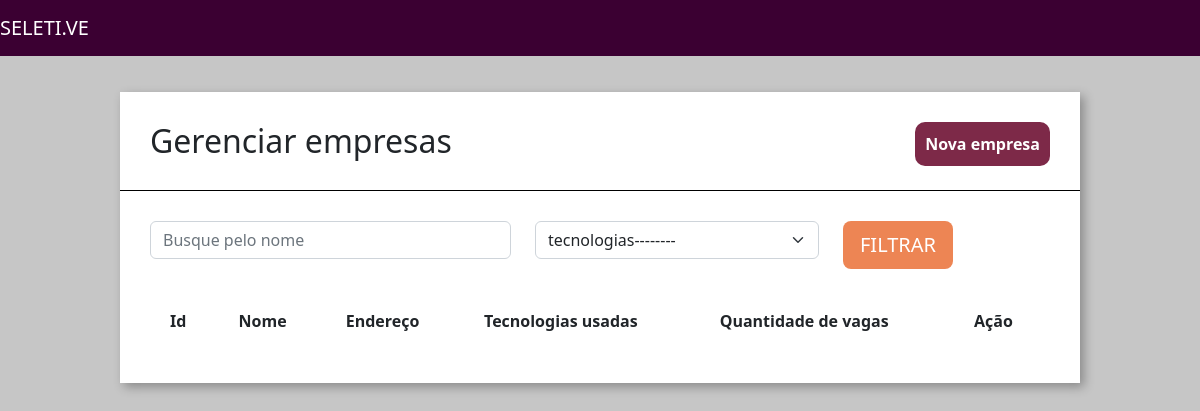
The page /home/empresas/ on the database as committed earlier.
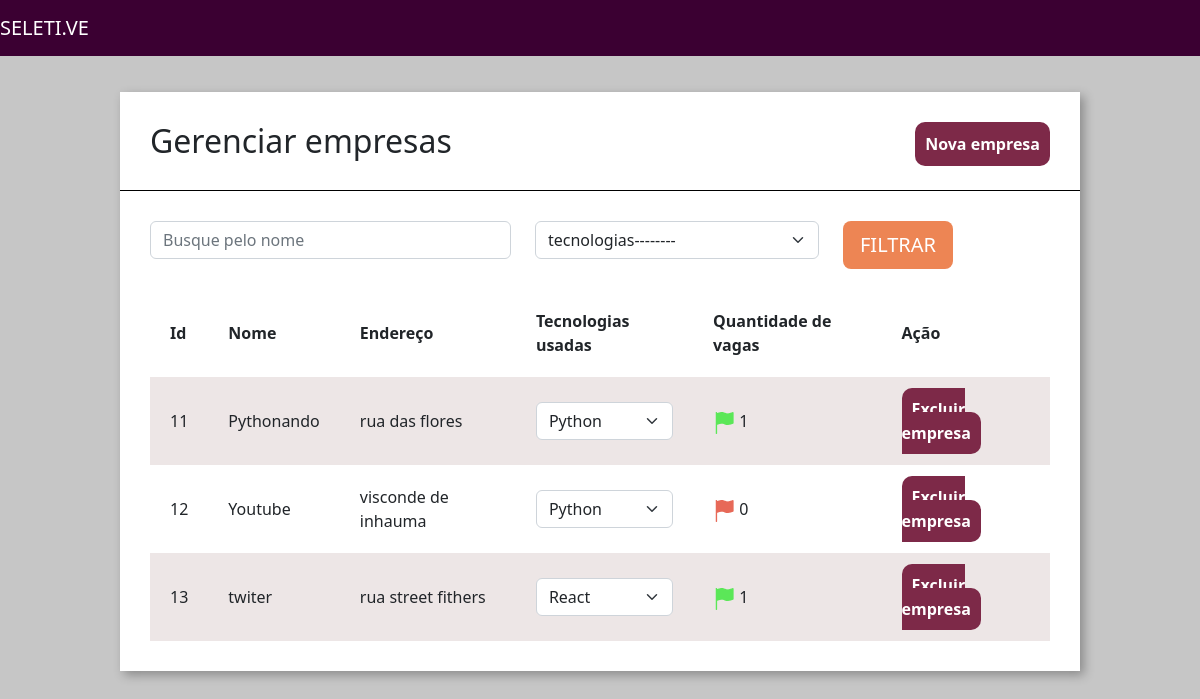
The same page on the database as committed later.
### empresa/models.py (models this page shows, shortened)
class Empresa(models.Model):
    choices_nicho_mercado = (
        ('M', 'Marketing'),
        ('N', 'Nutrição'),
        ('D', 'Design')
    )
    logo = models.ImageField(upload_to="logo_empresa", null=True)
    nome = models.CharField(max_length=30)
    email = models.EmailField()
    cidade = models.CharField(max_length=30)
    tecnologias = models.ManyToManyField(Tecnologias)
    endereco = models.CharField(max_length=30)
    caracteristica_empresa = models.TextField()
    nicho_mercado = models.CharField(max_length=3, choices=choices_nicho_mercado)
    def qtd_vagas(self):
        return Vagas.objects.filter(empresa_id=self.id).count()

### empresa/views.py (the view)
# urls.py: path('empresas/', views.empresas, name="empresa"),
def empresas(request):
    tecnologias_filtrar = request.GET.get('tecnologias')
    nome_filtrar = request.GET.get('nome')
    empresas = Empresa.objects.all()
    tecnologias = Tecnologias.objects.all()
    if (tecnologias_filtrar):
        empresas = empresas.filter(tecnologias = tecnologias_filtrar)
    if (nome_filtrar):
        empresas = empresas.filter(nome__icontains=nome_filtrar)
    return render(request, 'empresa.html', {'empresas': empresas, 'tecnologias': tecnologias})

### empresa/models.py (called while the page is built)
    def __str__(self):
        return self.tecnologia

### empresa/templatetags/filtro.py (called while the page is built)
@register.filter(name='is_par')
def is_par(valor):
    return True if valor % 2 == 0 else False

### empresa/templates/empresa.html (shortened to what this page needs)
{% extends 'base.html' %}
{% load static %}
{%load filtro%}
{% block 'head' %}
    <link href="{% static 'empresa/css/empresas.css' %}" rel="stylesheet">
{% endblock%}
{% block 'body' %}
    <div class="wrapper">
        <div class="box">
            <div class="header-box">
                <h2 class="titulo">Gerenciar empresas</h2>
                <a href="{% url 'nova_empresa' %}" class="btn-nova-empresa">Nova empresa</a>
            </div>
            <div class="borda-box"></div>
            <div class="body-box">
                <form action="{% url 'empresa' %}" method="GET"> {% csrf_token %}
                <div class="row">
                        <div class="col-md-5">
                            <input type="text" placeholder="Busque pelo nome" class="form-control" name="nome">
                        </div>
                        <div class="col-md-4">
                            <select class="form-select" name="tecnologias">
                                <option value="">tecnologias--------</option>
                            </select>
                        </div>
                    <div class="col-md-3">
                        <input type="submit" value="FILTRAR" class="btn btn-lg btn-orange">
                    </div>
                </div>
                </form>
                <table class="tabela"  cellpadding="20">
                    <thead class="thead-dark">
                    <tr>
                        <th>Id</th>
                        <th>Nome</th>
                        <th>Endereço</th>
                        <th>Tecnologias usadas</th>
                        <th>Quantidade de vagas</th>
                        <th>Ação</th>
                    </tr>
                    </thead>
                    <tbody>
                        {%for empresa in empresas%}
                        <tr {%if not forloop.counter|is_par%} class="tabela-linha" {%endif%}>
                            <td>{{empresa.id}}</td>
                            <td>{{empresa.nome}}</td>
                            <td>{{empresa.endereco}}</td>
                            <td>
                                <select class="form-select">
                                    {%for tech in empresa.tecnologias.all%}
                                    <option>{{tech}}</option>
                                    {%endfor%}
                                </select>
                            </td>
                            <td>
                                {% if empresa.qtd_vagas > 0%}
                                <img src="{% static 'empresa/img/flag_green.png'%}" alt="">
                                {% else %}
                                <img src="{% static 'empresa/img/flag_red.png'%}" alt="">
                                {% endif %}
                                {{ empresa.qtd_vagas }}
                            </td>
                            <td>
                                <a href="{% url 'excluir_empresa' empresa.id %}" class="btn-excluir">Excluir empresa</a>
                            </td>
                        </tr>
                        {%endfor%}
                    </tbody>
                    </table>
                </div>
        </div>
    </div>
{% endblock%}

### templates/base.html (shortened to what this page needs)
{% load static %}
<!doctype html>
<html lang="pt-BR">
  <head>
    <link href="{% static 'base/css/base.css' %}" rel="stylesheet"
    <meta name="viewport" content="width=device-width, initial-scale=1">
    <link href="https://cdn.jsdelivr.net/npm/bootstrap@5.2.2/dist/css/bootstrap.min.css" rel="stylesheet">
    {% block 'head' %}{% endblock%}
  </head>
  <body>
    <nav class="navbar navbar-expand-lg navbar-dark bg-nav">
        <a class="navbar-brand" href="#">SELETI.VE</a>
    </nav>
    {% block 'body' %}
    {% endblock%}
  </body>
</html>

### templates/static/base/css/base.css (style rules this page uses)
body { background-color: #C6C6C6 !important; }
.bg-nav { background-color: #3B0032 !important; padding: 10px; }

### templates/static/empresa/css/empresas.css (style rules this page uses)
.wrapper { margin-top: 3%; display: flex; flex-direction: row; justify-content: center; align-items: center; }
.box { width: 80vw; background: #fff; box-shadow: 4px 4px 10px rgba(0,0,0,.3); }
.titulo { display: inline; }
.btn-nova-empresa { float: right; text-decoration: none; color: white; background-color: #7D2948; padding: 10px; border-radius: 10px; font-weight: bold; }
.header-box { padding: 30px; }
.borda-box { border-top: 1px solid black; }
.body-box { padding: 30px; }
.btn-orange { background-color: #ED8554; color: white; }
.tabela { width: 100%; margin-top: 20px; }
.tabela-linha { background-color: #EDE6E6; }
.btn-excluir { text-decoration: none; color: white; background-color: #7D2948; padding: 10px; border-radius: 10px; font-weight: bold; }

Rows that differ between the two databases and show on the page:
added Empresa: id "11", nome "Pythonando", endereco "rua das flores", qtd_vagas "1"
added Empresa: id "12", nome "Youtube", endereco "visconde de inhauma", qtd_vagas "0"
added Empresa: id "13", nome "twiter", endereco "rua street fithers", qtd_vagas "1"
